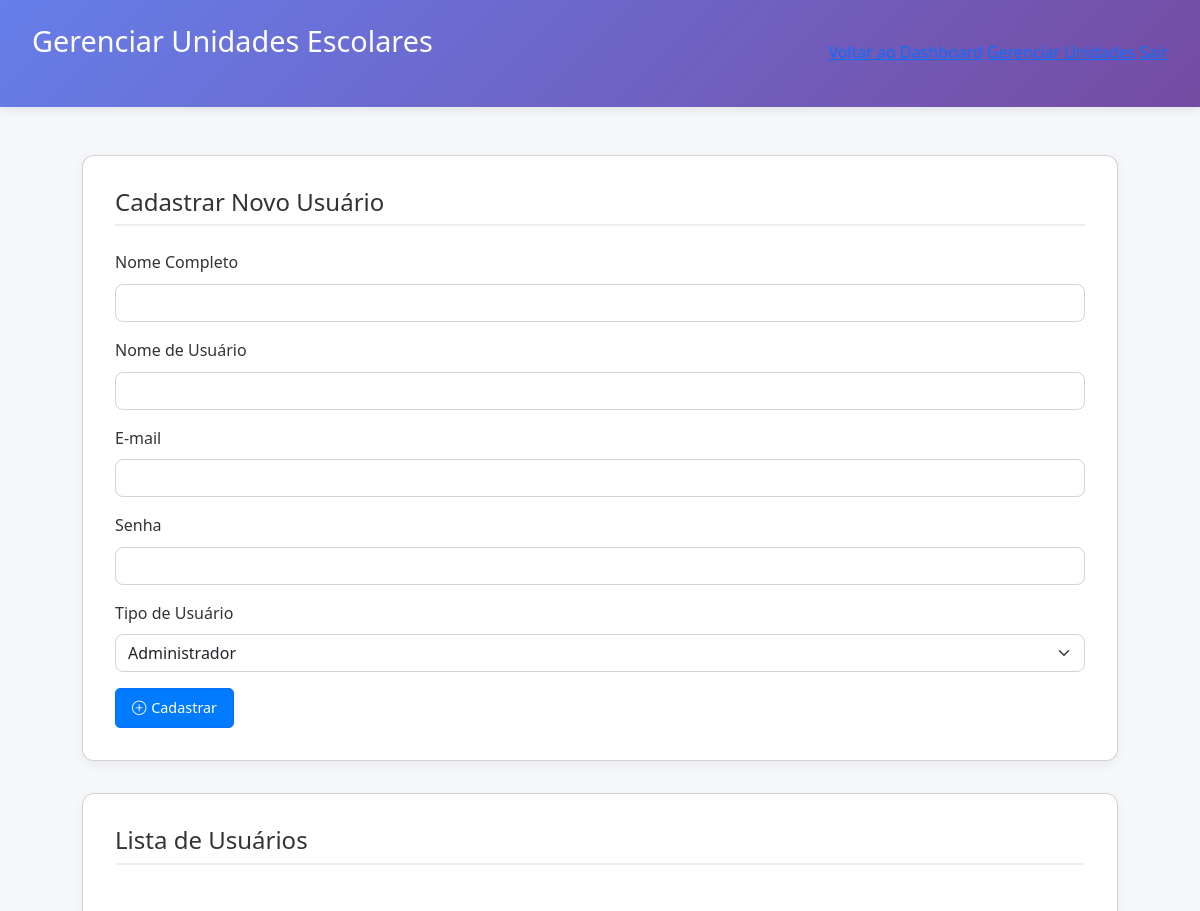
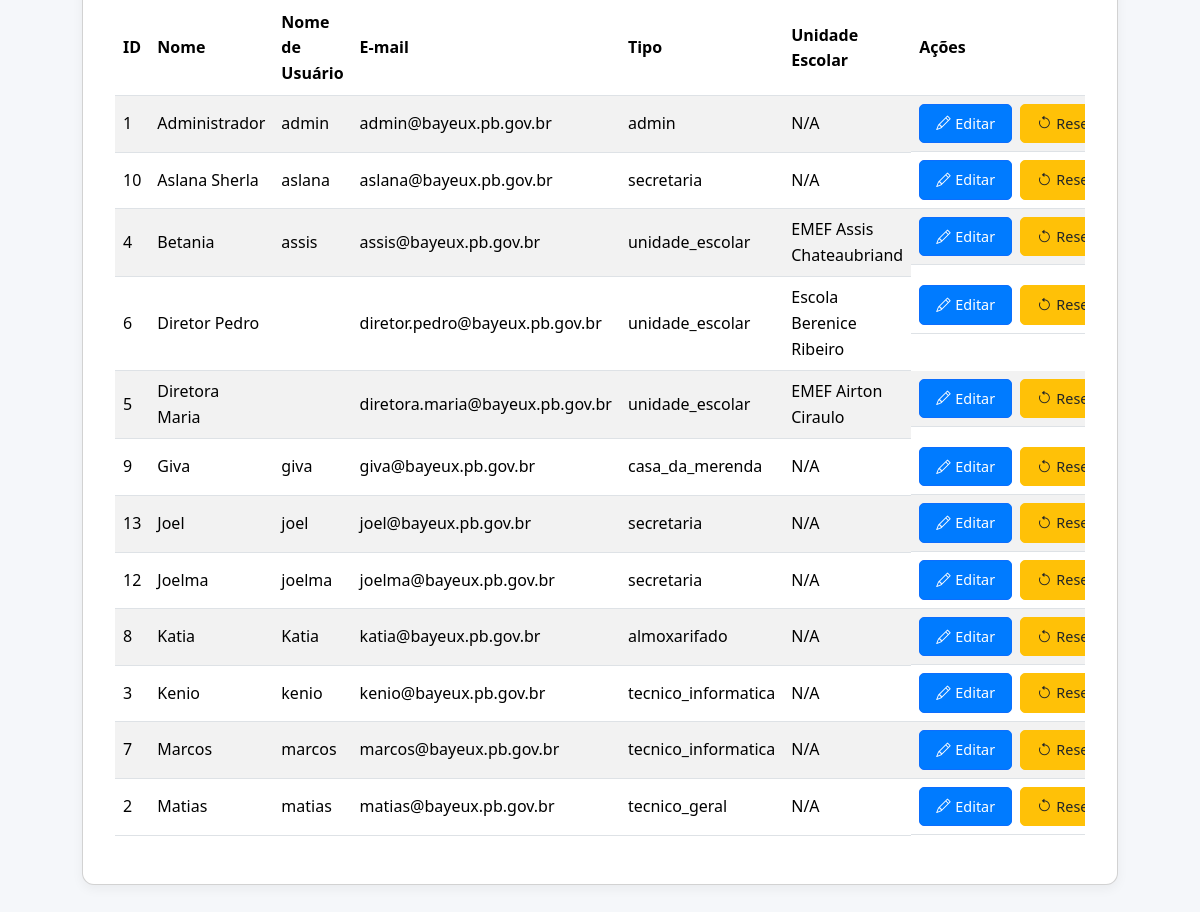
The page /gerenciar_usuarios.php (signed in) on the database its author committed (2 pictures, top to bottom).
### tables this page shows
CREATE TABLE `usuarios` (
  `id` int NOT NULL,
  `nome` varchar(100) NOT NULL,
  `email` varchar(100) DEFAULT NULL,
  `senha` varchar(255) NOT NULL,
  `tipo_usuario` enum('admin','unidade_escolar','secretaria','tecnico_geral','tecnico_informatica','almoxarifado','casa_da_merenda') NOT NULL,
  `id_unidade_escolar` int DEFAULT NULL,
  `ativo` tinyint(1) DEFAULT '1',
  `data_cadastro` timestamp NULL DEFAULT CURRENT_TIMESTAMP,
  `nome_usuario` varchar(50) NOT NULL,
  `primeiro_login` tinyint(1) DEFAULT '1'
);

CREATE TABLE `unidades_escolares` (
  `id` int NOT NULL,
  `nome_unidade` varchar(200) NOT NULL,
  `endereco` varchar(300) NOT NULL,
  `telefone` varchar(20) DEFAULT NULL,
  `email` varchar(100) DEFAULT NULL,
  `data_cadastro` timestamp NULL DEFAULT CURRENT_TIMESTAMP
);

### gerenciar_usuarios.php (the view, shortened to what this page needs)
<?php
require_once 'connection.php';
$stmt = $conn->prepare("
    SELECT u.id, u.nome, u.nome_usuario, u.email, u.tipo_usuario, u.id_unidade_escolar, ue.nome_unidade
    FROM usuarios u
    LEFT JOIN unidades_escolares ue ON u.id_unidade_escolar = ue.id
    ORDER BY u.nome
");
$stmt->execute();
$usuarios = $stmt->get_result()->fetch_all(MYSQLI_ASSOC);
?>
<!DOCTYPE html>
<html lang="pt-BR">
<head>
    <link rel="stylesheet" href="https://cdn.jsdelivr.net/npm/bootstrap@5.3.2/dist/css/bootstrap.min.css">
    <link rel="stylesheet" href="https://cdn.jsdelivr.net/npm/bootstrap-icons@1.11.1/font/bootstrap-icons.css">
</head>
<body>
     <div class="header">
        <div class="header-content">
            <h1>Gerenciar Unidades Escolares</h1>
            <div class="nav-links">
                <a href="admin_dashboard.php">Voltar ao Dashboard</a>
                <a href="gerenciar_unidades.php">Gerenciar Unidades</a>
                <a href="logout.php">Sair</a>
            </div>
        </div>
    </div>
    <div class="container">
        <div class="card">
            <h2>Cadastrar Novo Usuário</h2>
            <form method="POST">
                <div class="mb-3">
                    <label for="nome" class="form-label">Nome Completo</label>
                    <input type="text" class="form-control" id="nome" name="nome" required>
                </div>
                <div class="mb-3">
                    <label for="nome_usuario" class="form-label">Nome de Usuário</label>
                    <input type="text" class="form-control" id="nome_usuario" name="nome_usuario" required>
                </div>
                <div class="mb-3">
                    <label for="email" class="form-label">E-mail</label>
                    <input type="email" class="form-control" id="email" name="email" required>
                </div>
                <div class="mb-3">
                    <label for="senha" class="form-label">Senha</label>
                    <input type="password" class="form-control" id="senha" name="senha" required>
                </div>
                <div class="mb-3">
                    <label for="tipo_usuario" class="form-label">Tipo de Usuário</label>
                    <select class="form-select" id="tipo_usuario" name="tipo_usuario" onchange="toggleUnidade()" required>
                        <option value="admin">Administrador</option>
                    </select>
                </div>
                <button type="submit" class="btn btn-primary"><i class="bi bi-plus-circle"></i> Cadastrar</button>
            </form>
        </div>
        <div class="card">
            <h2>Lista de Usuários</h2>
            <div class="table-responsive">
                <table class="table table-striped table-hover">
                    <thead>
                        <tr>
                            <th>ID</th>
                            <th>Nome</th>
                            <th>Nome de Usuário</th>
                            <th>E-mail</th>
                            <th>Tipo</th>
                            <th>Unidade Escolar</th>
                            <th>Ações</th>
                        </tr>
                    </thead>
                    <tbody>
                        <?php foreach ($usuarios as $usuario): ?>
                            <tr>
                                <td><?php echo htmlspecialchars($usuario['id']); ?></td>
                                <td><?php echo htmlspecialchars($usuario['nome']); ?></td>
                                <td><?php echo htmlspecialchars($usuario['nome_usuario'] ?? ''); ?></td>
                                <td><?php echo htmlspecialchars($usuario['email'] ?? ''); ?></td>
                                <td><?php echo htmlspecialchars($usuario['tipo_usuario']); ?></td>
                                <td><?php echo htmlspecialchars($usuario['nome_unidade'] ?? 'N/A'); ?></td>
                                <td class="actions">
                                    <button class="btn btn-primary btn-sm" onclick='editarUsuario(<?php echo json_encode($usuario, JSON_HEX_APOS | JSON_HEX_QUOT); ?>)'>
                                        <i class="bi bi-pencil"></i> Editar
                                    </button>
                                    <form method="POST" style="display: inline;" onsubmit="return confirm('Tem certeza que deseja resetar a senha deste usuário? A senha será definida para \'admin123\'.');">
                                        <button type="submit" class="btn btn-warning btn-sm">
                                            <i class="bi bi-arrow-counterclockwise"></i> Reset Senha
                                        </button>
                                    </form>
                                </td>
                            </tr>
                        <?php endforeach; ?>
                    </tbody>
                </table>
            </div>
        </div>
    </div>
</body>
</html>

### gerenciar_usuarios.php (style rules this page uses)
* { margin: 0; padding: 0; box-sizing: border-box; }
body { font-family: 'Segoe UI', Tahoma, Geneva, Verdana, sans-serif; background: #f5f7fa; line-height: 1.6; }
.header { background: linear-gradient(135deg, #667eea 0%, #764ba2 100%); color: white; padding: 1.5rem 0; box-shadow: 0 2px 10px rgba(0,0,0,0.1); }
.header-content { max-width: 1200px; margin: 0 auto; padding: 0 2rem; display: flex; justify-content: space-between; align-items: center; }
.header h1 { font-size: 1.8rem; }
.container { max-width: 1100px; margin: 3rem auto; padding: 0 2rem; }
.card { background: white; border-radius: 12px; padding: 2rem; margin-bottom: 2rem; box-shadow: 0 4px 12px rgba(0,0,0,0.05); }
h1, h2 { margin-bottom: 1.5rem; }
h1 { font-size: 2rem; }
h2 { font-size: 1.5rem; color: #333; border-bottom: 2px solid #eee; padding-bottom: 0.5rem; }
.table { margin-top: 1.5rem; }
.table th, .table td { vertical-align: middle; }
.actions { display: flex; gap: 0.5rem; white-space: nowrap; }
.btn { padding: 0.5rem 1rem; border-radius: 5px; font-size: 0.9rem; text-decoration: none; color: white; font-weight: 500; transition: opacity 0.2s; display: inline-flex; align-items: center; gap: 0.3rem; }
.btn-primary { background: #007bff; }
.btn-warning { background: #ffc107; color: #212529; }
.form-label { font-weight: 500; color: #333; }
.form-control, .form-select { border-radius: 8px; border: 1px solid #ced4da; }

### rows shown on the page
usuarios: id "1", nome "Administrador", nome_usuario "admin", email "admin@bayeux.pb.gov.br", tipo_usuario "admin", nome_unidade "N/A"
usuarios: id "10", nome "Aslana Sherla", nome_usuario "aslana", email "aslana@bayeux.pb.gov.br", tipo_usuario "secretaria", nome_unidade "N/A"
usuarios: id "4", nome "Betania", nome_usuario "assis", email "assis@bayeux.pb.gov.br", tipo_usuario "unidade_escolar", id_unidade_escolar.nome_unidade "EMEF Assis Chateaubriand"
usuarios: id "6", nome "Diretor Pedro", email "diretor.pedro@bayeux.pb.gov.br", tipo_usuario "unidade_escolar", id_unidade_escolar.nome_unidade "Escola Berenice Ribeiro"
usuarios: id "5", nome "Diretora Maria", email "diretora.maria@bayeux.pb.gov.br", tipo_usuario "unidade_escolar", id_unidade_escolar.nome_unidade "EMEF Airton Ciraulo"
usuarios: id "9", nome "Giva", nome_usuario "giva", email "giva@bayeux.pb.gov.br", tipo_usuario "casa_da_merenda", nome_unidade "N/A"
usuarios: id "13", nome "Joel", nome_usuario "joel", email "joel@bayeux.pb.gov.br", tipo_usuario "secretaria", nome_unidade "N/A"
usuarios: id "12", nome "Joelma", nome_usuario "joelma", email "joelma@bayeux.pb.gov.br", tipo_usuario "secretaria", nome_unidade "N/A"
usuarios: id "8", nome "Katia", nome_usuario "Katia", email "katia@bayeux.pb.gov.br", tipo_usuario "almoxarifado", nome_unidade "N/A"
usuarios: id "3", nome "Kenio", nome_usuario "kenio", email "kenio@bayeux.pb.gov.br", tipo_usuario "tecnico_informatica", nome_unidade "N/A"
usuarios: id "7", nome "Marcos", nome_usuario "marcos", email "marcos@bayeux.pb.gov.br", tipo_usuario "tecnico_informatica", nome_unidade "N/A"
usuarios: id "2", nome "Matias", nome_usuario "matias", email "matias@bayeux.pb.gov.br", tipo_usuario "tecnico_geral", nome_unidade "N/A"
